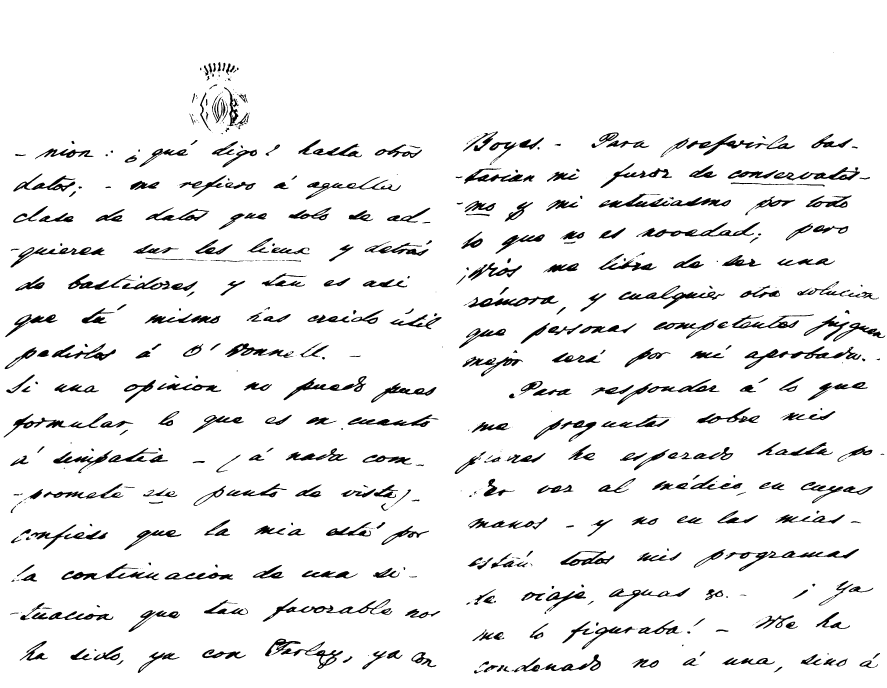
#> input picture IMG_0003_met_0_vec_2_sig_-1_thr_0.png, 3546 x 2752 px (shown at 1/4 size)
$ python -i Detecciones.py   (imports and definitions only)
#> lines starting #> are read from the running program, lines starting #| are printed output that depends on the picture; after the words box and inside, x2 and y2 are one past the last pixel; in counts of white or black regions, pixels touching at a corner belong together
### src/Separacion.py
import cv2
import numpy as np


class Separacion:
    def vert_hist(self, img):
        hist = np.sum(img, 1)
        return hist

    def hor_hist(self, img):
        hist = np.sum(img, 0)
        return hist

    # Entrada: Histograma horizontal
    # Salida: Tuplet: (Coordenada horizontal de la división de la página, longitud de la racha máxima de mínimos en el
    #       histograma). El segundo valor del tuplet se utiliza para saber si el documento tiene una columna de texto
    #       únicamente y no necesita ser dividido
    def columnas(self, histograma):
        long = histograma.size
        min_i = round(long / 3, 0)
        max_i = round(2 * long / 3, 0)
        suma = 0
        hueco = 0
        tam_hueco = 0
        min_x_actual = float('Inf')
        max_x_actual = 0
        min_x_hueco = float('Inf')
        max_x_hueco = 0

        for x in range(int(min_i), int(max_i)):
            if histograma[x] <= 10:
                suma += 1
                if min_x_actual == float('Inf'):
                    min_x_actual = x
            else:
                hueco = suma
                suma = 0
                max_x_actual = x

            if hueco > tam_hueco:
                tam_hueco = hueco
                min_x_hueco = min_x_actual
                max_x_hueco = max_x_actual

        res_x = round((max_x_hueco - min_x_hueco) / 2, 0) + min_x_hueco
        return int(res_x)

    # Entrada: Histograma vertical
    # Entrada: Valor mínimo sobre el que realizar la media para colocar las líneas de separación
    # Salidas: Vectores de coordenadas 'y' de inicio y final de línea
    def filas(self, histograma, minimo):
        long = histograma.size
        ini = []
        fin = []
        inicio =[]
        final = []

        for x in range(0, long-1):
            if (histograma[x] == 0) & (histograma[x + 1] > 0):
                inicio.append(x+1)
                break

        for x in range(0, long-1):
            if (histograma[x] < minimo) & (histograma[x + 1] >= minimo):
                ini.append(x + 1)

            if (histograma[x] >= minimo) & (histograma[x + 1] < minimo):
                fin.append(x)

        tam=len(ini)
        zeros_ini=np.zeros(tam)
        zeros_fin=np.zeros(tam)

        for x in range(0, tam-1):
            zeros_fin[x]=fin[x]
            zeros_ini[x]=ini[x+1]

            for y in range(fin[x],ini[x+1]):
                if (histograma[y] == 0) & (histograma[y+1] > 0):
                    zeros_ini[x] = y + 1

                if (histograma[y] > 0) & (histograma[y+1] == 0):
                    zeros_fin[x] = y

            if (zeros_ini[x]==ini[x+1]) & (zeros_fin[x]==fin[x]):
                final.append(int((fin[x] - ini[x + 1]) / 2 + ini[x + 1]))
                inicio.append(int((fin[x] - ini[x + 1]) / 2 + ini[x + 1]))
            else:
                final.append(int(zeros_fin[x]))
                inicio.append(int(zeros_ini[x]))

        for x in range(long - 1,0,-1):
            if (histograma[x] == 0) & (histograma[x - 1] > 0):
                final.append(x-1)
                break

        return (inicio, final)

    # Entrada: Histograma horizontal de la fila
    # Entrada: Valor mínimo sobre el que realizar la media para colocar las líneas de separación
    # Salidas: Vectores de coordenadas 'x' de inicio y final de palabra
    # [70 lines left out: functions palabras, ajustar, ampliar, not called in this run]

### src/Filtros.py
import cv2
import numpy as np


class Filtros:
    # Entrada:  1. Histograma
    #           2. Ancho para convolucionar en el cálculo de la mediana
    # Salida:   Histograma con la mediana calculada comparando cada punto con los n-vecinos, con n = ancho
    def mediana(self, histograma, ancho):
        long = histograma.size
        filt_hist = []

        for i in range(0, long):
            if i < ancho:
                ordenado = sorted(histograma[0:i+ancho])
                rango = i + ancho
            elif i > (long - ancho):
                ordenado = sorted(histograma[i-ancho:long])
                rango = long - (i-ancho)
            else:
                ordenado = sorted(histograma[i-ancho:i + ancho])
                rango = 2*ancho
            valor = ordenado[int(rango/2)] # Ordenamos los valores y cogemos el de la mitad, redondeando la mitad hacia arriba
            filt_hist.append(valor)

        np_array_filt_hist = np.array(filt_hist)
        return np_array_filt_hist

    # [21 lines left out: function media, not called in this run]

### src/Detecciones.py
import cv2
import numpy as np
import os
from skimage import measure
from src import Separacion
from src import Filtros
from src import Umbralizaciones
from src import Umbralizacion

umbralizaciones = Umbralizaciones.Umbralizaciones()
umbralizacion = Umbralizacion.Umbralizacion()
separar = Separacion.Separacion()
filtro = Filtros.Filtros()

class Detecciones:
    def detectar_filas(self, file):

#> called with file = '../IMG_0003_met_0_vec_2_sig_-1_thr_0.png'
        original = cv2.imread(file)
#> original is the input picture: shape (2752, 3546, 3); 93.7% white; 613 black regions (152 under 20 px), largest, box (x1, y1, x2, y2) and area: (2978, 1385, 3446, 1477) 7928, (1051, 2391, 1569, 2487) 7091, (2545, 888, 3040, 949) 6895
        #path = os.path.dirname(file)

        # Umbralizado de JSM
        # img = umbralizar.umbralizar_imagen(file)
        # Umbralizado nuestro
        gray_img = cv2.cvtColor(original, cv2.COLOR_BGR2GRAY)
        ret, img = cv2.threshold(gray_img, 0, 255, cv2.THRESH_BINARY + cv2.THRESH_OTSU)
#> ret = 0

        # Calcular tamaño de imagen en pixeles
        fil_px, col_px = img.shape
#> fil_px = 2752; col_px = 3546

        # Plantilla de pertenencia
        img_plant = img < 255
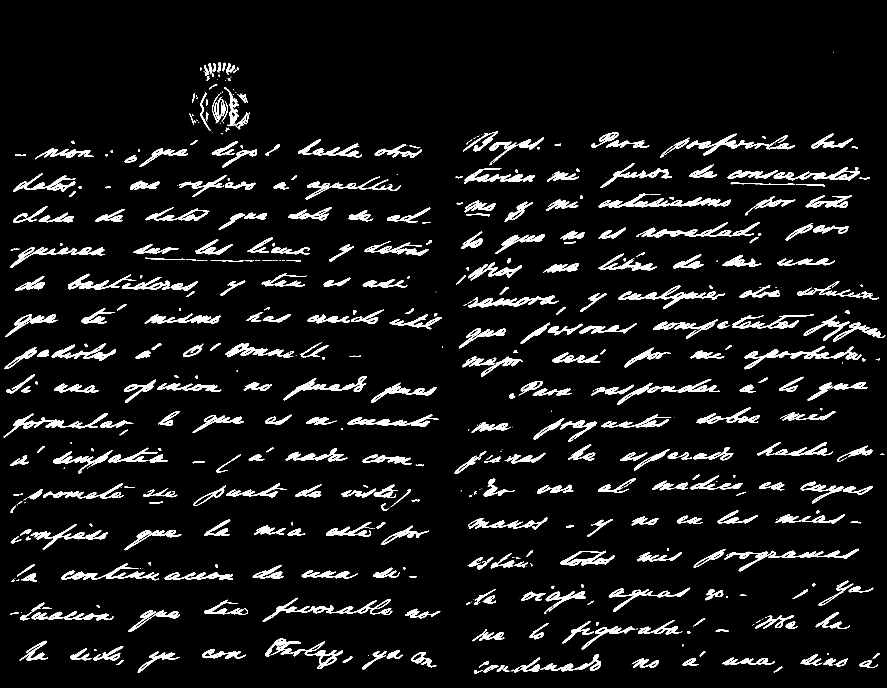
#> img_plant: shape (2752, 3546) bool (shown at 1/4 size); 6.3% white; 613 white regions (152 under 20 px), largest, box (x1, y1, x2, y2) and area: (2978, 1385, 3446, 1477) 7928, (1051, 2391, 1569, 2487) 7091, (2545, 888, 3040, 949) 6895

        # Detectar columnas
        hist_hor = separar.hor_hist(img_plant)
#> in hor_hist, `hist = np.sum(img, 0)`: hist = 3546 values, max 327 at index 1967, min 0 at index 0, mean 174.7
#> hist_hor has the same summary as hist in hor_hist
        div = separar.columnas(hist_hor)
#> after the loop in columnas, `for x in range(int(min_i), int(max_i)):`: max_x_hueco = 1822; min_x_actual = 1760; tam_hueco = 62
#> in columnas, `res_x = round((max_x_hueco - min_x_hueco) / 2, 0) + min_x_hueco`: res_x = 1791
#> div = 1791
        if np.isnan(div):
            numPaginas = 1
            tab = [0, col_px]
        else:
            numPaginas = 2
            tab = [0, int(div), col_px]
#> tab = [0, 1791, 3546]

        # Separar filas
        filas = []
        num_filas = []
        for x in range(0, numPaginas):
            # Histograma vertical
            hist_ver = separar.vert_hist(img_plant[0:fil_px, tab[x]:tab[x + 1]])
            # Filtrado
            hist_ver_filtrado = filtro.mediana(hist_ver, 10)
            # Separar filas
            ini_filas, fin_filas = separar.filas(hist_ver_filtrado, 100)
            # Toma de datos
            num_filas.append(len(ini_filas))
            filas.append([ini_filas, fin_filas, tab[x], tab[x + 1]])
#> after the loop, filas = 2 items; num_filas = [15, 17]

        # Encontrar palabras
        kernel = np.ones((5, 5), np.uint8)
        img_ero = cv2.erode(img, kernel, iterations=5)
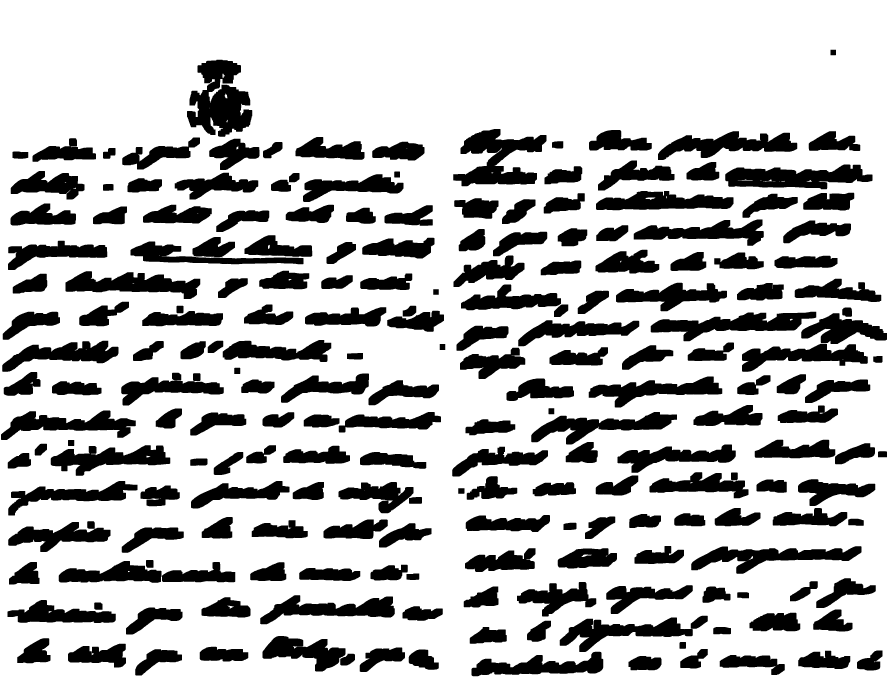
#> img_ero: shape (2752, 3546) (shown at 1/4 size); 75.4% white; 213 black regions, largest, box (x1, y1, x2, y2) and area: (748, 239, 1009, 547) 50316, (1813, 516, 2186, 745) 42440, (2901, 658, 3490, 757) 37707
        img_ero_bw = (img_ero < 1).astype('uint8')

        num_palabras = []
        palabras = []
        for x in range(0, numPaginas):
            num_palabras_pagina = []
            palabras_pagina = []
            for y in range(0, num_filas[x]):
                # Seleccionar fila
                fila_ero_bw = img_ero_bw[filas[x][0][y]:filas[x][1][y], filas[x][2]:filas[x][3]]
                # Componentes conexas
                label_image = measure.label(fila_ero_bw)

                num_palabras_fila = 0
                palabras_fila = []

                for region in measure.regionprops(label_image):
                    # skip small images
                    if region.area < 1000:
                        continue

                    num_palabras_fila += 1
                    minr, minc, maxr, maxc = region.bbox
                    palabras_fila.append(
                        [minc + filas[x][2], minr + filas[x][0][y], maxc + filas[x][2], maxr + filas[x][0][y]])

                # Añadir número de palabras de una fila
                num_palabras_pagina.append(num_palabras_fila)
                # Ordenar palabras de una fila
                palabras_fila = sorted(palabras_fila, key=lambda coord: coord[0])
                # Añadir palabras de una fila
                palabras_pagina.append(palabras_fila)

            num_palabras.append(num_palabras_pagina)
            palabras.append(palabras_pagina)
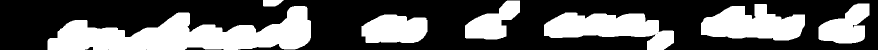
#> fila_ero_bw: shape (100, 1755) (shown at 1/2 size); values 0 (black) and 1 (white), 36.5% white; 7 white regions, largest, box (x1, y1, x2, y2) and area: (95, 12, 622, 100) 25769, (1088, 25, 1348, 100) 11179, (1402, 8, 1610, 81) 10428
#> after the loop, num_palabras = [[9, 7, 7, 6, 6, 7, 6, 6, 6, 8, 6, 6, 7, 5, 8], [5, 5, 6, 7, 6, 6, 4, 6, 5, 4, 5, 6, 8, 4, 7, 7, 6]]; palabras = 2 items

        res = []
        for x in range(0, numPaginas):
            res_pagina = []
            for y in range(0, num_filas[x]):
                #print("Página %d de %d - Fila %d de %d:   %d palabras" % (x + 1, numPaginas, y + 1, num_filas[x], num_palabras[x][y]))

                B1 = -1
                for z in range(0, num_palabras[x][y]):

                    if palabras[x][y][z][2] > B1:
                        B1 = palabras[x][y][z][2]

                left = (palabras[x][y][0][0] / col_px) * 0.9 * 100
                top = (filas[x][0][y] / col_px) * 0.9 * 100

                width = ((B1 - palabras[x][y][0][0]) / col_px) * 0.9 * 100
                height = ((filas[x][1][y] - filas[x][0][y]) / col_px) * 0.9 * 100

                res_pagina.append([round(width, 2), round(height, 2), round(top, 2), round(left, 2)])

            res.append(res_pagina)
#> after the loop, res = 2 items

        return res

>>> result = Detecciones().detectar_filas('../IMG_0003_met_0_vec_2_sig_-1_thr_0.png')
#> result = 2 items

$ run again, on IMG_0003_met_1_vec_0_sig_-1_thr_180.png
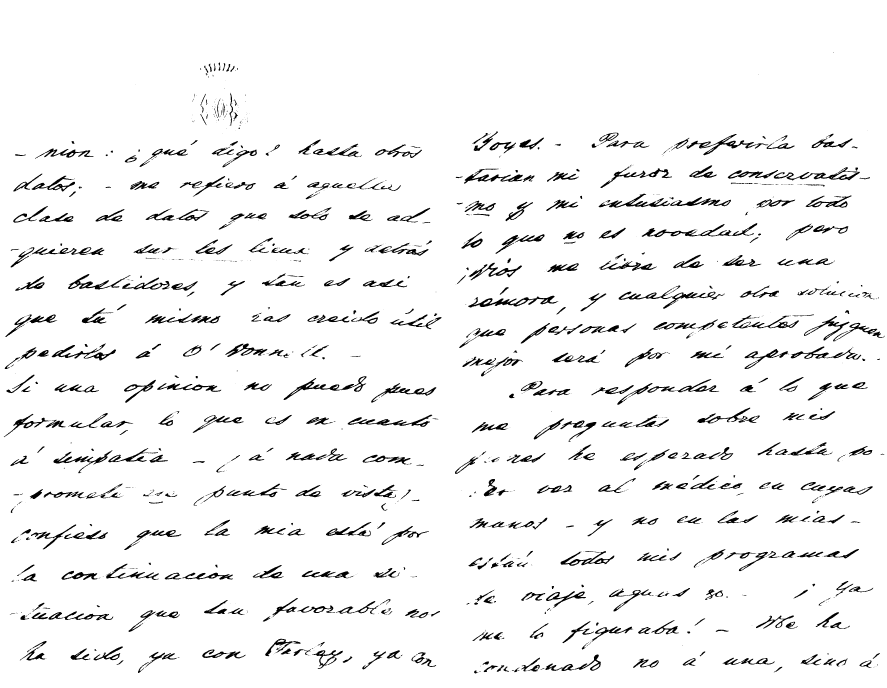
#> input picture IMG_0003_met_1_vec_0_sig_-1_thr_180.png, 3546 x 2752 px (shown at 1/4 size)
#> in detectar_filas, original is the input picture: shape (2752, 3546, 3); 95.1% white; 1392 black regions (772 under 20 px), largest, box (x1, y1, x2, y2) and area: (2567, 892, 3029, 949) 5285, (1873, 1183, 2231, 1230) 5034, (1134, 1505, 1466, 1600) 4572
#> ret = 0
#> in detectar_filas, `img_plant = img < 255`:
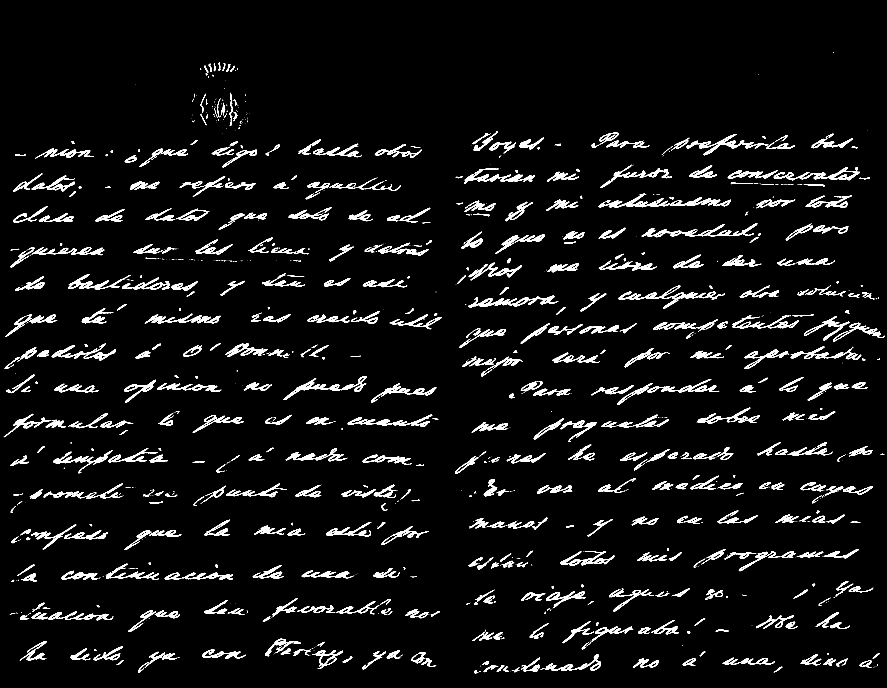
#> img_plant: shape (2752, 3546) bool (shown at 1/4 size); 4.9% white; 1392 white regions (772 under 20 px), largest, box (x1, y1, x2, y2) and area: (2567, 892, 3029, 949) 5285, (1873, 1183, 2231, 1230) 5034, (1134, 1505, 1466, 1600) 4572
#> hist = 3546 values, max 249 at index 1945, min 0 at index 0, mean 133.6
#> hist_hor has the same summary as hist in hor_hist
#> after the loop in columnas, `for x in range(int(min_i), int(max_i)):`: max_x_hueco = 1823; min_x_actual = 1759; tam_hueco = 64
#> res_x = 1791
#> tab = [0, 1791, 3546]
#> after the loop in detectar_filas, `for x in range(0, numPaginas):`: filas = 2 items; num_filas = [15, 17]
#> img_ero: shape (2752, 3546); 76.6% white; 247 black regions, largest, box (x1, y1, x2, y2) and area: (2901, 659, 3490, 757) 36642, (2603, 1247, 3265, 1364) 34301, (2765, 2186, 3446, 2295) 31683
#> after the loop in detectar_filas, `for x in range(0, numPaginas):`:
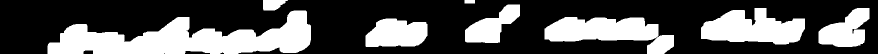
#> fila_ero_bw: shape (107, 1755) (shown at 1/2 size); values 0 (black) and 1 (white), 32.9% white; 8 white regions, largest, box (x1, y1, x2, y2) and area: (95, 21, 622, 107) 24685, (1089, 34, 1348, 107) 10822, (1402, 16, 1610, 89) 10177
#> after the loop in detectar_filas, `for x in range(0, numPaginas):`: num_palabras = [[12, 7, 7, 9, 6, 7, 7, 7, 6, 8, 8, 7, 7, 5, 8], [5, 5, 6, 7, 6, 6, 4, 6, 7, 4, 6, 7, 8, 5, 6, 7, 6]]; palabras = 2 items
